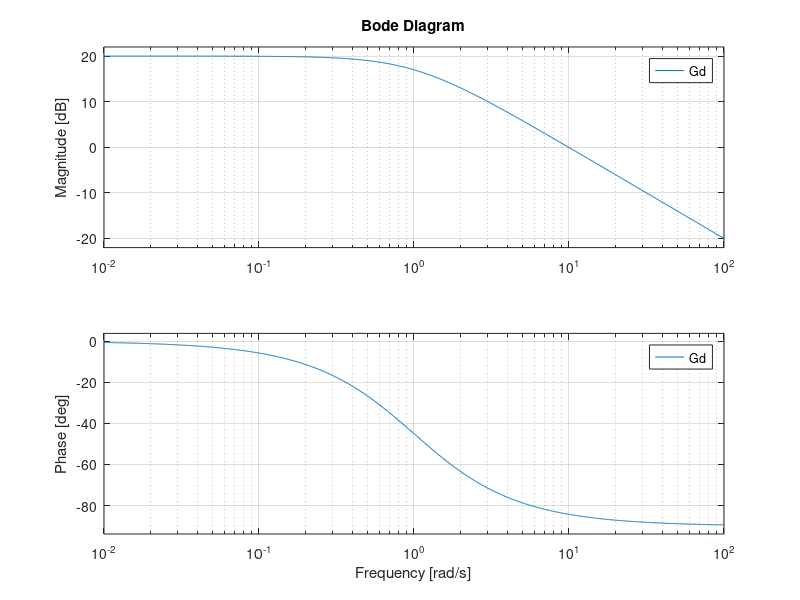

MATLAB code for this plot:
clear all
close all

s = tf('s');
G = 20/((s + 1)*((s/20)^2+s/20+1));
Gd = 10/(s+1);

omegaC = 3/0.2; %tr = 0.2s
phi0 = 60;      %D = 10%

bode(Gd)

% 
% %--------------------
% % Phase-lag action
% %--------------------
% gamma = 0;
% Ti = 10;
% 
% Flag = (Ti*s+1)/(Ti*s+gamma);
% 
% %--------------------
% % Phase-lead action
% %--------------------
% 
% [m,p] = bode(G*Flag,omegaC);
% p = p - 360;
% [Gm,Pm,wp,wc] = margin(G*Flag);
% 
% phim = phi0 - (180+p);
% a = (1 - sin(phim*pi/180))/(1 + sin(phim*pi/180));
% T = 1 / (omegaC * sqrt(a));
% K = sqrt(a)/m;
% 
% Flead = K*(1+T*s)/(1 + a*T*s);
% % margin(F)
% % margin(F*G);
% 
% Gc = G*Flag*Flead;
% 
% figure
% hold on
% step(G);
% step(feedback(Gc,1));
% 
% figure
% hold on
% margin(G*Flag)
% margin(Flag*Flead)
% margin(Gc)
% 
% S = stepinfo(feedback(Gc,1));
% 
% figure
% bode(feedback(Gc,1));
